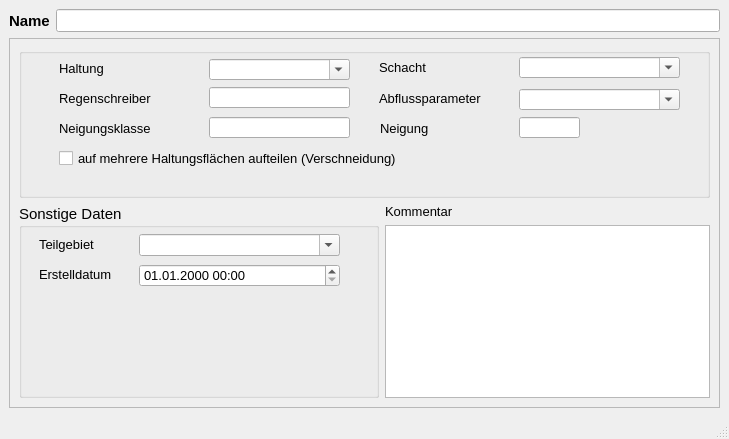
<?xml version="1.0" encoding="UTF-8"?>
<ui version="4.0">
 <class>MainWindow</class>
 <widget class="QMainWindow" name="MainWindow">
  <property name="enabled">
   <bool>true</bool>
  </property>
  <property name="geometry">
   <rect>
    <x>0</x>
    <y>0</y>
    <width>729</width>
    <height>439</height>
   </rect>
  </property>
  <property name="minimumSize">
   <size>
    <width>630</width>
    <height>340</height>
   </size>
  </property>
  <property name="baseSize">
   <size>
    <width>630</width>
    <height>310</height>
   </size>
  </property>
  <property name="font">
   <font>
    <family>Tahoma</family>
    <pointsize>10</pointsize>
   </font>
  </property>
  <property name="windowTitle">
   <string>Fläche</string>
  </property>
  <widget class="QWidget" name="centralwidget">
   <layout class="QVBoxLayout" name="verticalLayout">
    <item>
     <layout class="QHBoxLayout" name="horizontalLayout_2">
      <item>
       <widget class="QLabel" name="label">
        <property name="font">
         <font>
          <family>Tahoma</family>
          <pointsize>11</pointsize>
          <weight>75</weight>
          <bold>true</bold>
         </font>
        </property>
        <property name="text">
         <string>Name</string>
        </property>
       </widget>
      </item>
      <item>
       <widget class="QLineEdit" name="flnam">
        <property name="toolTip">
         <string>&lt;html&gt;&lt;head/&gt;&lt;body&gt;&lt;p&gt;Eindeutige Bezeichnung&lt;/p&gt;&lt;/body&gt;&lt;/html&gt;</string>
        </property>
        <property name="statusTip">
         <string>Eindeutige Bezeichnung</string>
        </property>
       </widget>
      </item>
     </layout>
    </item>
    <item>
     <widget class="QScrollArea" name="scrollArea">
      <property name="widgetResizable">
       <bool>true</bool>
      </property>
      <widget class="QWidget" name="scrollAreaWidgetContents">
       <property name="geometry">
        <rect>
         <x>0</x>
         <y>0</y>
         <width>705</width>
         <height>326</height>
        </rect>
       </property>
       <layout class="QGridLayout" name="gridLayout">
        <item row="0" column="0" colspan="2">
         <widget class="QGroupBox" name="groupBox_2">
          <property name="minimumSize">
           <size>
            <width>0</width>
            <height>150</height>
           </size>
          </property>
          <property name="maximumSize">
           <size>
            <width>16777215</width>
            <height>150</height>
           </size>
          </property>
          <property name="font">
           <font>
            <family>Tahoma</family>
            <pointsize>11</pointsize>
           </font>
          </property>
          <property name="title">
           <string/>
          </property>
          <widget class="QLabel" name="label_3">
           <property name="geometry">
            <rect>
             <x>40</x>
             <y>70</y>
             <width>131</width>
             <height>21</height>
            </rect>
           </property>
           <property name="font">
            <font>
             <family>Tahoma</family>
             <pointsize>10</pointsize>
            </font>
           </property>
           <property name="text">
            <string>Neigungsklasse</string>
           </property>
          </widget>
          <widget class="QLineEdit" name="neigkl">
           <property name="geometry">
            <rect>
             <x>190</x>
             <y>69</y>
             <width>141</width>
             <height>21</height>
            </rect>
           </property>
           <property name="font">
            <font>
             <family>Tahoma</family>
             <pointsize>10</pointsize>
            </font>
           </property>
           <property name="toolTip">
            <string>&lt;html&gt;&lt;head/&gt;&lt;body&gt;&lt;p&gt;Neigungsklasse 1 - 5 gem. HYSTEM-EXTRAN&lt;/p&gt;&lt;/body&gt;&lt;/html&gt;</string>
           </property>
           <property name="statusTip">
            <string>Neigungsklasse 1 - 5 gem. HYSTEM-EXTRAN</string>
           </property>
          </widget>
          <widget class="QLabel" name="label_5">
           <property name="geometry">
            <rect>
             <x>40</x>
             <y>40</y>
             <width>121</width>
             <height>21</height>
            </rect>
           </property>
           <property name="font">
            <font>
             <family>Tahoma</family>
             <pointsize>10</pointsize>
            </font>
           </property>
           <property name="text">
            <string>Regenschreiber</string>
           </property>
          </widget>
          <widget class="QLineEdit" name="regenschreiber">
           <property name="geometry">
            <rect>
             <x>190</x>
             <y>39</y>
             <width>141</width>
             <height>21</height>
            </rect>
           </property>
           <property name="font">
            <font>
             <family>Tahoma</family>
             <pointsize>10</pointsize>
            </font>
           </property>
           <property name="toolTip">
            <string/>
           </property>
           <property name="statusTip">
            <string/>
           </property>
          </widget>
          <widget class="QLabel" name="label_20">
           <property name="geometry">
            <rect>
             <x>40</x>
             <y>10</y>
             <width>91</width>
             <height>21</height>
            </rect>
           </property>
           <property name="font">
            <font>
             <family>Tahoma</family>
             <pointsize>10</pointsize>
            </font>
           </property>
           <property name="text">
            <string>Haltung</string>
           </property>
          </widget>
          <widget class="QComboBox" name="abflussparameter">
           <property name="geometry">
            <rect>
             <x>500</x>
             <y>41</y>
             <width>161</width>
             <height>21</height>
            </rect>
           </property>
           <property name="font">
            <font>
             <family>Tahoma</family>
             <pointsize>10</pointsize>
            </font>
           </property>
           <property name="toolTip">
            <string>&lt;html&gt;&lt;head/&gt;&lt;body&gt;&lt;p&gt;Abflussparameter gem. HYSTEM-EXTRAN&lt;/p&gt;&lt;/body&gt;&lt;/html&gt;</string>
           </property>
           <property name="statusTip">
            <string>Abflussparameter gem. HYSTEM-EXTRAN</string>
           </property>
           <property name="editable">
            <bool>true</bool>
           </property>
          </widget>
          <widget class="QComboBox" name="haltnam">
           <property name="geometry">
            <rect>
             <x>190</x>
             <y>11</y>
             <width>141</width>
             <height>21</height>
            </rect>
           </property>
           <property name="font">
            <font>
             <family>Tahoma</family>
             <pointsize>10</pointsize>
            </font>
           </property>
           <property name="toolTip">
            <string>&lt;html&gt;&lt;head/&gt;&lt;body&gt;&lt;p&gt;Haltung, welche die Fläche anbindet&lt;/p&gt;&lt;/body&gt;&lt;/html&gt;</string>
           </property>
           <property name="statusTip">
            <string>Haltung, welche die Fläche anbindet</string>
           </property>
           <property name="editable">
            <bool>true</bool>
           </property>
          </widget>
          <widget class="QLabel" name="label_21">
           <property name="geometry">
            <rect>
             <x>360</x>
             <y>40</y>
             <width>131</width>
             <height>21</height>
            </rect>
           </property>
           <property name="font">
            <font>
             <family>Tahoma</family>
             <pointsize>10</pointsize>
            </font>
           </property>
           <property name="text">
            <string>Abflussparameter</string>
           </property>
          </widget>
          <widget class="QCheckBox" name="aufteilen">
           <property name="geometry">
            <rect>
             <x>40</x>
             <y>100</y>
             <width>471</width>
             <height>21</height>
            </rect>
           </property>
           <property name="font">
            <font>
             <family>Tahoma</family>
             <pointsize>10</pointsize>
            </font>
           </property>
           <property name="text">
            <string>auf mehrere Haltungsflächen aufteilen (Verschneidung)</string>
           </property>
          </widget>
          <widget class="QComboBox" name="schnam">
           <property name="geometry">
            <rect>
             <x>500</x>
             <y>9</y>
             <width>161</width>
             <height>21</height>
            </rect>
           </property>
           <property name="font">
            <font>
             <family>Tahoma</family>
             <pointsize>10</pointsize>
            </font>
           </property>
           <property name="toolTip">
            <string>&lt;html&gt;&lt;head/&gt;&lt;body&gt;&lt;p&gt;Schacht, welcher die Fläche anbindet&lt;/p&gt;&lt;/body&gt;&lt;/html&gt;</string>
           </property>
           <property name="statusTip">
            <string>Schacht, welcher die Fläche anbindet</string>
           </property>
           <property name="editable">
            <bool>true</bool>
           </property>
          </widget>
          <widget class="QLabel" name="label_23">
           <property name="geometry">
            <rect>
             <x>360</x>
             <y>9</y>
             <width>80</width>
             <height>21</height>
            </rect>
           </property>
           <property name="font">
            <font>
             <family>Tahoma</family>
             <pointsize>10</pointsize>
            </font>
           </property>
           <property name="text">
            <string>Schacht</string>
           </property>
          </widget>
          <widget class="QLabel" name="label_4">
           <property name="geometry">
            <rect>
             <x>361</x>
             <y>70</y>
             <width>91</width>
             <height>21</height>
            </rect>
           </property>
           <property name="font">
            <font>
             <family>Tahoma</family>
             <pointsize>10</pointsize>
             <weight>50</weight>
             <bold>false</bold>
            </font>
           </property>
           <property name="text">
            <string>Neigung</string>
           </property>
          </widget>
          <widget class="QLineEdit" name="neigung">
           <property name="geometry">
            <rect>
             <x>500</x>
             <y>69</y>
             <width>61</width>
             <height>21</height>
            </rect>
           </property>
           <property name="font">
            <font>
             <family>Tahoma</family>
             <pointsize>10</pointsize>
             <weight>50</weight>
             <bold>false</bold>
            </font>
           </property>
           <property name="toolTip">
            <string>&lt;html&gt;&lt;head/&gt;&lt;body&gt;&lt;p&gt;Gefälle in Prozent&lt;/p&gt;&lt;/body&gt;&lt;/html&gt;</string>
           </property>
           <property name="statusTip">
            <string>Gefälle in Prozent</string>
           </property>
           <property name="text">
            <string/>
           </property>
          </widget>
         </widget>
        </item>
        <item row="1" column="0" rowspan="2">
         <widget class="QGroupBox" name="groupBox_3">
          <property name="minimumSize">
           <size>
            <width>360</width>
            <height>0</height>
           </size>
          </property>
          <property name="maximumSize">
           <size>
            <width>360</width>
            <height>16777215</height>
           </size>
          </property>
          <property name="font">
           <font>
            <family>Tahoma</family>
            <pointsize>11</pointsize>
           </font>
          </property>
          <property name="title">
           <string>Sonstige Daten</string>
          </property>
          <widget class="QLabel" name="label_13">
           <property name="geometry">
            <rect>
             <x>20</x>
             <y>30</y>
             <width>71</width>
             <height>20</height>
            </rect>
           </property>
           <property name="font">
            <font>
             <family>Tahoma</family>
             <pointsize>10</pointsize>
            </font>
           </property>
           <property name="text">
            <string>Teilgebiet</string>
           </property>
          </widget>
          <widget class="QLabel" name="label_71">
           <property name="geometry">
            <rect>
             <x>20</x>
             <y>60</y>
             <width>151</width>
             <height>21</height>
            </rect>
           </property>
           <property name="font">
            <font>
             <family>Tahoma</family>
             <pointsize>10</pointsize>
            </font>
           </property>
           <property name="text">
            <string>Erstelldatum</string>
           </property>
          </widget>
          <widget class="QComboBox" name="teilgebiet">
           <property name="geometry">
            <rect>
             <x>120</x>
             <y>30</y>
             <width>201</width>
             <height>22</height>
            </rect>
           </property>
           <property name="font">
            <font>
             <family>Tahoma</family>
             <pointsize>10</pointsize>
            </font>
           </property>
           <property name="toolTip">
            <string>&lt;html&gt;&lt;head/&gt;&lt;body&gt;&lt;p&gt;Zuordnung zu definiertem Teilgebiet&lt;/p&gt;&lt;/body&gt;&lt;/html&gt;</string>
           </property>
           <property name="statusTip">
            <string>Zuordnung zu definiertem Teilgebiet</string>
           </property>
           <property name="editable">
            <bool>true</bool>
           </property>
          </widget>
          <widget class="QgsDateTimeEdit" name="createdat">
           <property name="geometry">
            <rect>
             <x>120</x>
             <y>60</y>
             <width>201</width>
             <height>23</height>
            </rect>
           </property>
           <property name="font">
            <font>
             <family>Tahoma</family>
             <pointsize>10</pointsize>
            </font>
           </property>
           <property name="currentSection">
            <enum>QDateTimeEdit::DaySection</enum>
           </property>
           <property name="displayFormat">
            <string>dd.MM.yyyy HH:mm</string>
           </property>
          </widget>
         </widget>
        </item>
        <item row="1" column="1">
         <widget class="QLabel" name="label_14">
          <property name="text">
           <string>Kommentar</string>
          </property>
         </widget>
        </item>
        <item row="2" column="1">
         <widget class="QTextEdit" name="kommentar">
          <property name="toolTip">
           <string>&lt;html&gt;&lt;head/&gt;&lt;body&gt;&lt;p&gt;Platz für zusätzliche Kommentare&lt;/p&gt;&lt;/body&gt;&lt;/html&gt;</string>
          </property>
          <property name="statusTip">
           <string>Platz für zusätzliche Kommentare</string>
          </property>
         </widget>
        </item>
       </layout>
      </widget>
     </widget>
    </item>
   </layout>
  </widget>
  <widget class="QMenuBar" name="menubar">
   <property name="geometry">
    <rect>
     <x>0</x>
     <y>0</y>
     <width>729</width>
     <height>27</height>
    </rect>
   </property>
  </widget>
  <widget class="QStatusBar" name="statusbar"/>
 </widget>
 <customwidgets>
  <customwidget>
   <class>QgsDateTimeEdit</class>
   <extends>QDateTimeEdit</extends>
   <header>qgsdatetimeedit.h</header>
  </customwidget>
 </customwidgets>
 <tabstops>
  <tabstop>flnam</tabstop>
  <tabstop>neigkl</tabstop>
  <tabstop>regenschreiber</tabstop>
  <tabstop>abflussparameter</tabstop>
  <tabstop>aufteilen</tabstop>
  <tabstop>kommentar</tabstop>
  <tabstop>haltnam</tabstop>
  <tabstop>teilgebiet</tabstop>
 </tabstops>
 <resources/>
 <connections/>
</ui>
